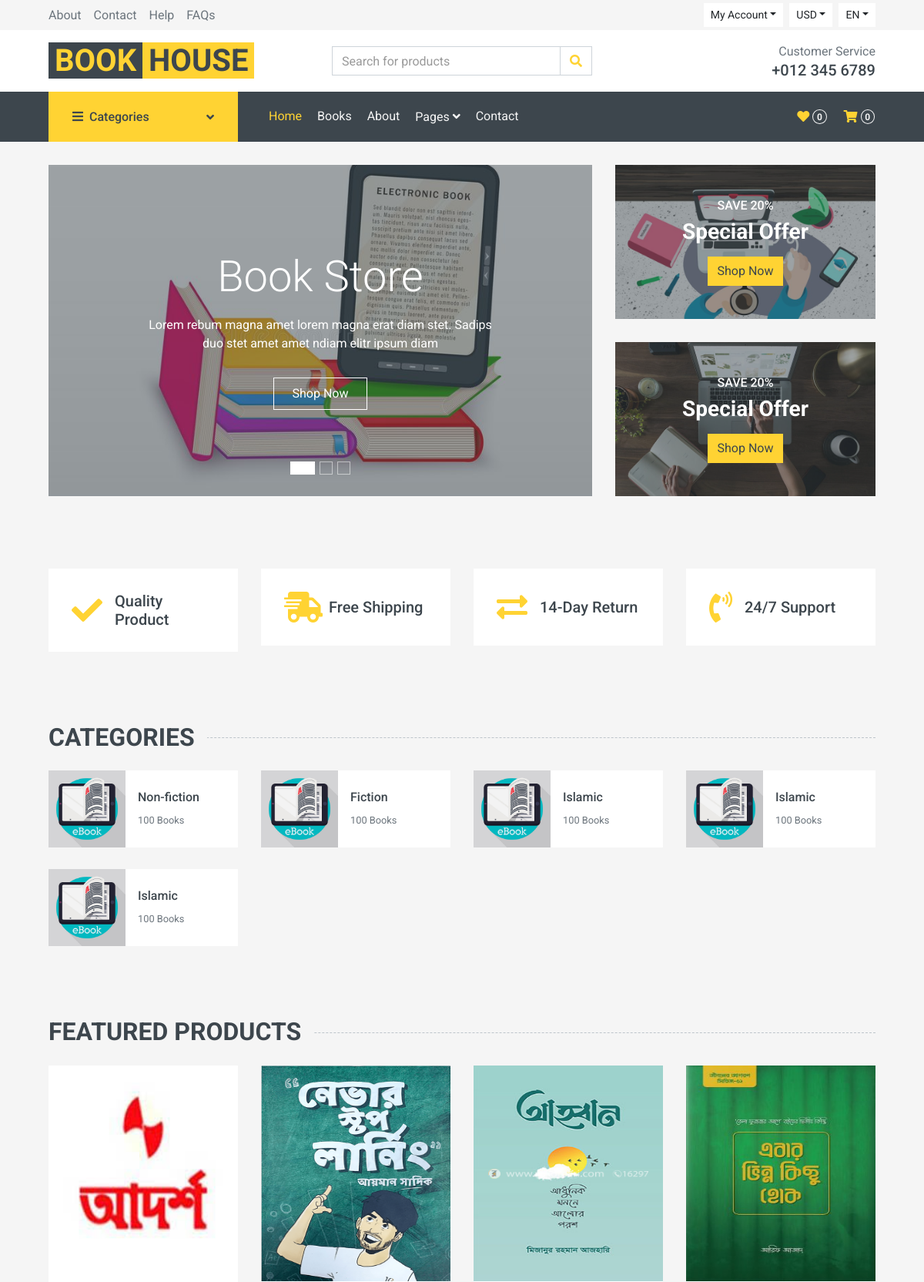
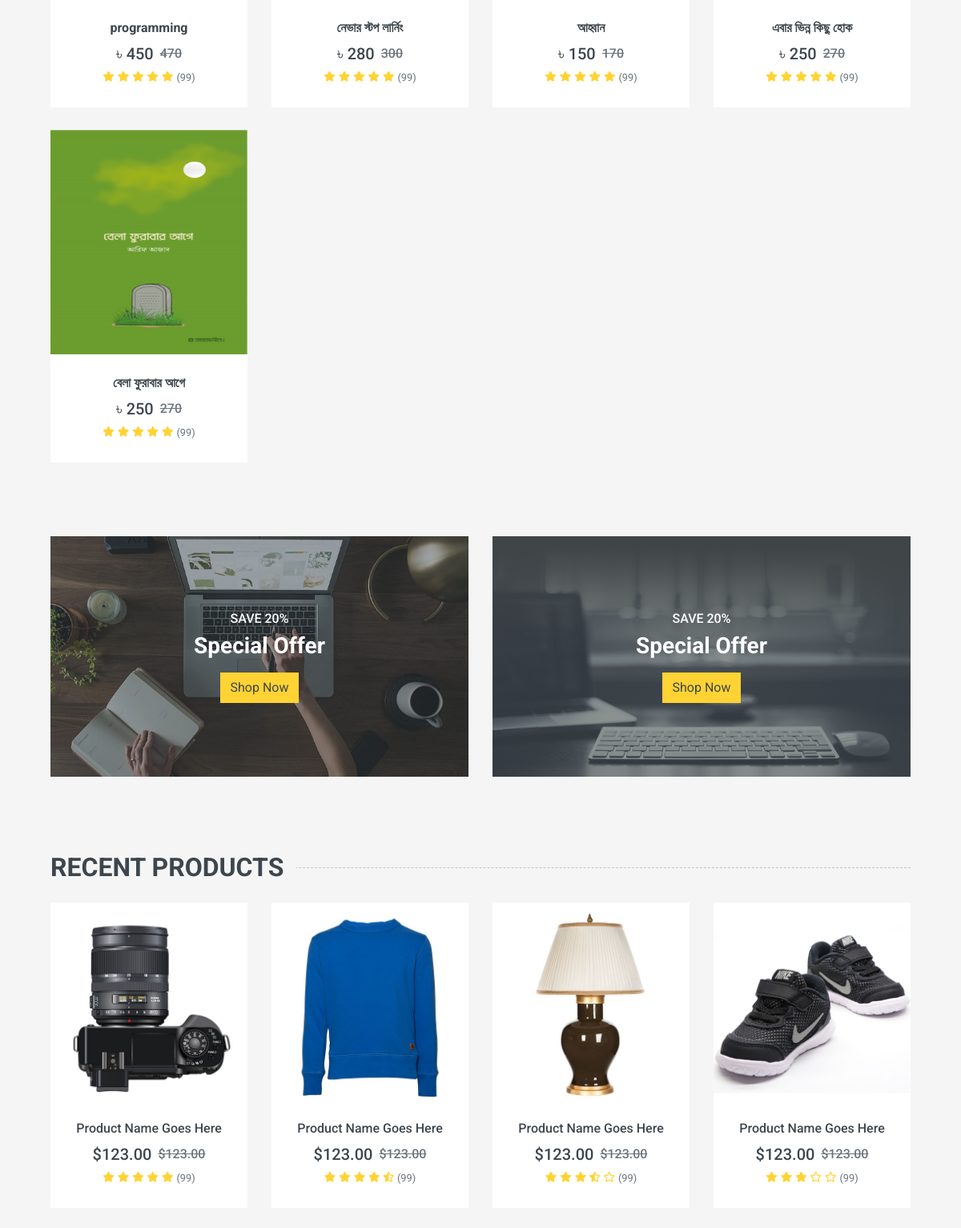
The page / (upper part) on the database its author committed (2 pictures, top to bottom).
### tables this page shows
CREATE TABLE `bookinfo` (
  `id` int(11) NOT NULL,
  `title` varchar(100) NOT NULL,
  `author` varchar(100) NOT NULL,
  `category` varchar(100) NOT NULL,
  `publisher` varchar(100) NOT NULL,
  `edition` varchar(100) NOT NULL,
  `language` varchar(100) NOT NULL,
  `price` int(11) NOT NULL,
  `pages` int(11) NOT NULL,
  `book_summary` text NOT NULL,
  `status` int(11) NOT NULL,
  `image` varchar(255) DEFAULT NULL
);

### index.php (the view, shortened to what the rows shown need)
<?php
include('admin/db/db_connect.php');
?>
<!DOCTYPE html>
<html lang="en">
<head>
    <link href="https://cdnjs.cloudflare.com/ajax/libs/font-awesome/5.10.0/css/all.min.css" rel="stylesheet">
    <link href="frontEndAssests/lib/animate/animate.min.css" rel="stylesheet">
    <link href="frontEndAssests/lib/owlcarousel/assets/owl.carousel.min.css" rel="stylesheet">
    <link href="frontEndAssests/css/style.css" rel="stylesheet">
</head>
<body>
    <div class="container-fluid mb-3">
        <div class="row px-xl-5">
            <div class="col-lg-8">
                <div id="header-carousel" class="carousel slide carousel-fade mb-30 mb-lg-0" data-ride="carousel">
                    <div class="carousel-inner">
                        <div class="carousel-item position-relative active" style="height: 430px;">
                            <div class="carousel-caption d-flex flex-column align-items-center justify-content-center">
                                <div class="p-3" style="max-width: 700px;">
                                    <h1 class="display-4 text-white mb-3 animate__animated animate__fadeInDown">Book Store</h1>
                                </div>
                            </div>
                        </div>
                    </div>
                </div>
            </div>
        </div>
    </div>
    <div class="container-fluid pt-5">
        <div class="row px-xl-5 pb-3">
            <div class="col-lg-3 col-md-6 col-sm-12 pb-1">
                <div class="d-flex align-items-center bg-light mb-4" style="padding: 30px;">
                    <h1 class="fa fa-check text-primary m-0 mr-3"></h1>
                </div>
            </div>
            <div class="col-lg-3 col-md-6 col-sm-12 pb-1">
                <div class="d-flex align-items-center bg-light mb-4" style="padding: 30px;">
                    <h1 class="fa fa-shipping-fast text-primary m-0 mr-2"></h1>
                </div>
            </div>
            <div class="col-lg-3 col-md-6 col-sm-12 pb-1">
                <div class="d-flex align-items-center bg-light mb-4" style="padding: 30px;">
                    <h1 class="fas fa-exchange-alt text-primary m-0 mr-3"></h1>
                </div>
            </div>
            <div class="col-lg-3 col-md-6 col-sm-12 pb-1">
                <div class="d-flex align-items-center bg-light mb-4" style="padding: 30px;">
                    <h1 class="fa fa-phone-volume text-primary m-0 mr-3"></h1>
                </div>
            </div>
        </div>
    </div>
    <div class="container-fluid pt-5">
        <h2 class="section-title position-relative text-uppercase mx-xl-5 mb-4"><span class="bg-secondary pr-3">Categories</span></h2>
        <div class="row px-xl-5 pb-3">
        <?php
            $select = "SELECT * FROM bookinfo ORDER BY id DESC;";
            $query = mysqli_query($conn, $select);
            while ($fetch_book = mysqli_fetch_array($query)) {
            ?>
            <div class="col-lg-3 col-md-4 col-sm-6 pb-1">
                <a class="text-decoration-none" href="">
                    <div class="cat-item img-zoom d-flex align-items-center mb-4">
                        <div class="overflow-hidden" style="width: 100px; height: 100px;">
                            <img class="img-fluid" src="frontEndAssests/image/logo4.jpg" alt="">
                        </div>
                        <div class="flex-fill pl-3">
                            <h6><?php echo $fetch_book['category']?></h6>
                            <small class="text-body">100 Books</small>
                        </div>
                    </div>
                </a>
            </div>
            <?php } ?>
        </div>
    </div>
    <div class="container-fluid pt-5 pb-3">
        <h2 class="section-title position-relative text-uppercase mx-xl-5 mb-4"><span class="bg-secondary pr-3">Featured Products</span></h2>
        <div class="row px-xl-5">
            <?php
            $select = "SELECT * FROM bookinfo ORDER BY id DESC;";
            $query = mysqli_query($conn, $select);
            while ($fetch_book = mysqli_fetch_array($query)) {
            ?>
                <div class="col-lg-3 col-md-4 col-sm-6 pb-1">
                    <div class="product-item bg-light mb-4">
                        <div class="product-img position-relative overflow-hidden">
                            <img class="img-fluid w-100" src="admin/uploads/<?php echo $fetch_book['image']?>" alt="image" style="height:280px;">
                            <div class="product-action">
                            </div>
                        </div>
                        <div class="text-center py-4">
                            <a class="h6 text-decoration-none text-truncate" href="detail.php?id=<?php echo $fetch_book['id'] ?>"><b><?php echo $fetch_book['title']?></b></a>
                            <div class="d-flex align-items-center justify-content-center mt-2">
                                <h5>৳ <?php echo $fetch_book['price']?></h5><h6 class="text-muted ml-2"><del><?php echo ($fetch_book['price'] + 20)?></del></h6>
                            </div>
                            <div class="d-flex align-items-center justify-content-center mb-1">
                                <small class="fa fa-star text-primary mr-1"></small>
                                <small class="fa fa-star text-primary mr-1"></small>
                                <small class="fa fa-star text-primary mr-1"></small>
                                <small class="fa fa-star text-primary mr-1"></small>
                                <small class="fa fa-star text-primary mr-1"></small>
                                <small>(99)</small>
                            </div>
                        </div>
                    </div>
                </div>
            <?php }?>
        </div>
    </div>
    <div class="container-fluid pt-5 pb-3">
        <h2 class="section-title position-relative text-uppercase mx-xl-5 mb-4"><span class="bg-secondary pr-3">Recent Products</span></h2>
    </div>
</body>
</html>

### rows shown on the page
bookinfo: category "Non-fiction", image (picture), title "programming", price "450", $fetch_book['price'] + 20 "470"
bookinfo: category "Fiction", image (picture), title "নেভার স্টপ লার্নিং", price "280", $fetch_book['price'] + 20 "300"
bookinfo: category "Islamic", image (picture), title "আহ্বান", price "150", $fetch_book['price'] + 20 "170"
bookinfo: category "Islamic", image (picture), title "এবার ভিন্ন কিছু হোক", price "250", $fetch_book['price'] + 20 "270"
bookinfo: category "Islamic", image (picture), title "বেলা ফুরাবার আগে", price "250", $fetch_book['price'] + 20 "270"
